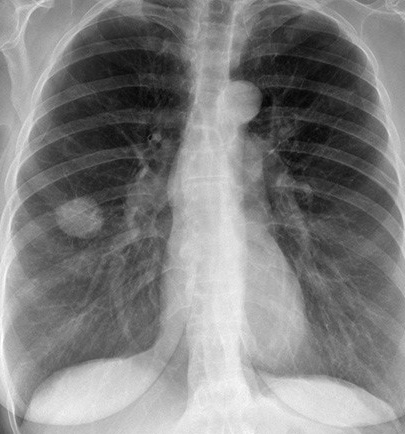
#> input picture database/t1.jpg, 405 x 434 px, found by its file name
$ jupyter execute Projeto_Final_PI_lung_carcinome_detect_2023.ipynb
#> lines starting #> are read from the running program, lines starting #| are printed output that depends on the picture
<a href="https://colab.research.google.com/github/rmorraye/Image-Processing-medical-filters-py/blob/main/Projeto_Final_PI_lung_carcinome_detect_2023.ipynb" target="_parent"></a>

[cell 1]
# Conectar ao google drive
from google.colab import drive
drive.mount('/content/drive')

[cell 2]
# Importar as bibliotecas do opencv
import cv2
from google.colab.patches import cv2_imshow

# Caminho para a imagem (mude caso tente executar em seu drive)
path_1 = '/content/drive/MyDrive/1. Disciplinas Materias/2023.1 - PIM/Projeto/database/t1.jpg' # Imagem 1
path_2 = '/content/drive/MyDrive/1. Disciplinas Materias/2023.1 - PIM/Projeto/database/t2.jpg' # Imagem 2

# Ler e plotar
#   Imagem 1
img_src_1 = cv2.imread(path_1)
#> img_src_1 is the input picture: shape (434, 405, 3); min 1, max 255, mean 128.8
cv2_imshow(img_src_1)

#   Imagem 2
img_src_2 = cv2.imread(path_2)
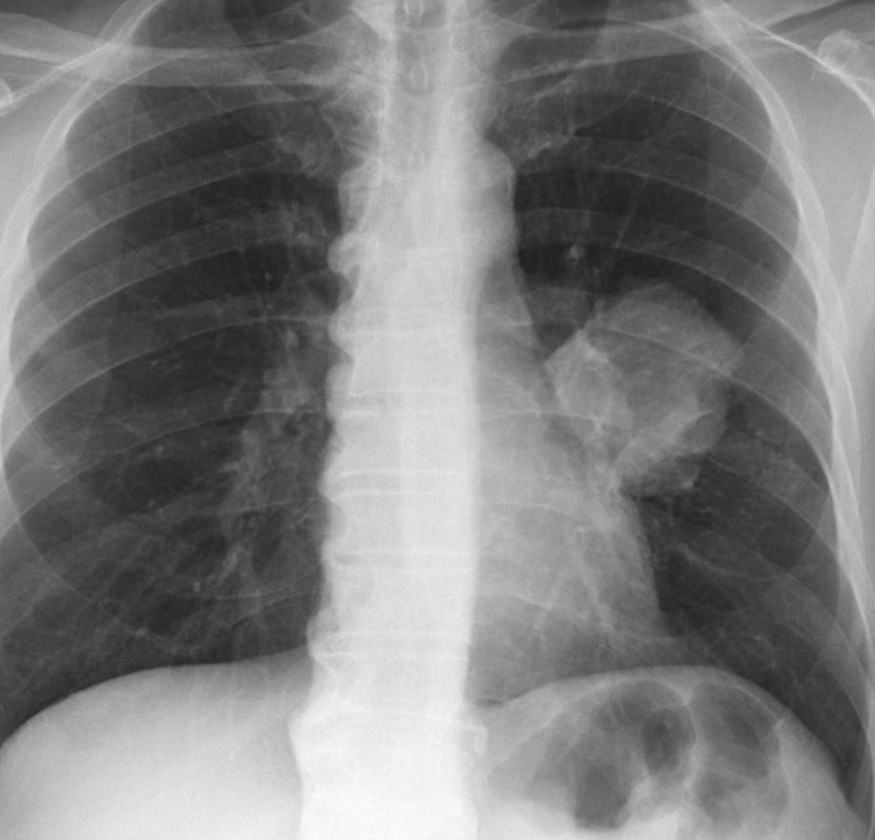
#> input picture database/t2.jpg, 875 x 840 px, found by its file name
#> img_src_2 is the input picture: shape (840, 875, 3); min 31, max 255, mean 124.9
cv2_imshow(img_src_2)

[cell 3]
# Aplicar e printar a imagem com median blur com ksize = 21
#   Imagem 1
blurred_1 = cv2.medianBlur(img_src_1, 21)
cv2_imshow(blurred_1)

#   Imagem 2
blurred_2 = cv2.medianBlur(img_src_2, 21)
cv2_imshow(blurred_2)

[cell 4]
#   Imagem 1
# Aplicação da mascara para detecção de bordas na imagem sem blur
edgesx_1 = cv2.Scharr(img_src_1, -1, dx=1, dy=0, scale=0.75,
                       delta=0, borderType=cv2.BORDER_DEFAULT)
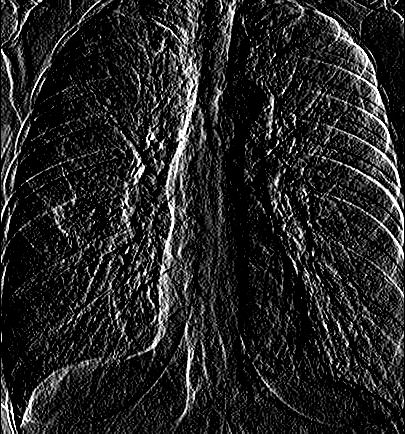
#> edgesx_1: shape (434, 405, 3); min 0, max 255, mean 36.6
edgesy_1 = cv2.Scharr(img_src_1, -1, dx=0, dy=1, scale=0.75,
                       delta=0, borderType=cv2.BORDER_DEFAULT)
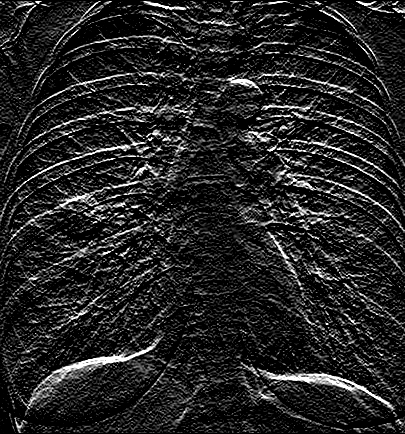
#> edgesy_1: shape (434, 405, 3); min 0, max 255, mean 36.7
edges1_1 = edgesx_1 + edgesy_1
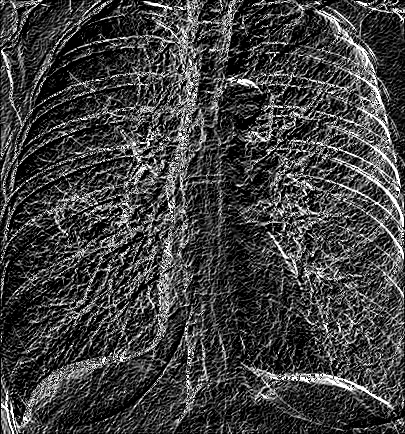
#> edges1_1: shape (434, 405, 3); min 0, max 255, mean 64.2

# Print do resultado do processamento
cv2_imshow(edges1_1)


# Aplicação da mascara para detecção de bordas na imagem com blur
edgesx_1 = cv2.Scharr(blurred_1, -1, dx=1, dy=0, scale=1,
                       delta=0, borderType=cv2.BORDER_DEFAULT)
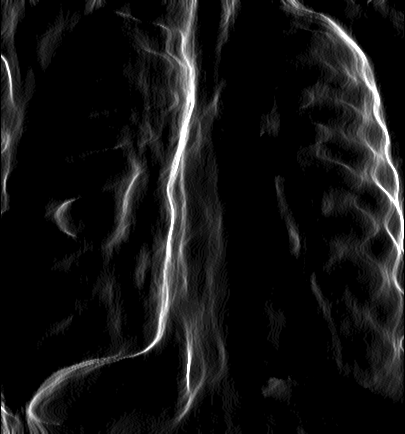
#> edgesx_1: shape (434, 405, 3); min 0, max 255, mean 20
edgesy_1 = cv2.Scharr(blurred_1, -1, dx=0, dy=1, scale=0.75,
                       delta=0, borderType=cv2.BORDER_DEFAULT)
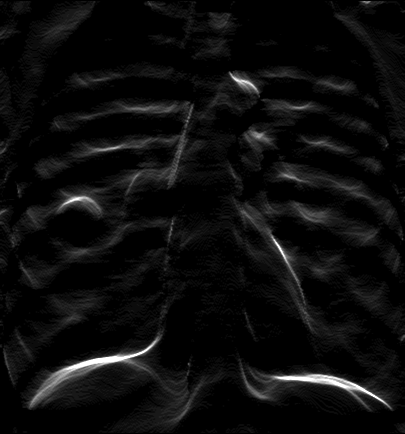
#> edgesy_1: shape (434, 405, 3); min 0, max 255, mean 12.4
edges2_1 = edgesx_1 + edgesy_1
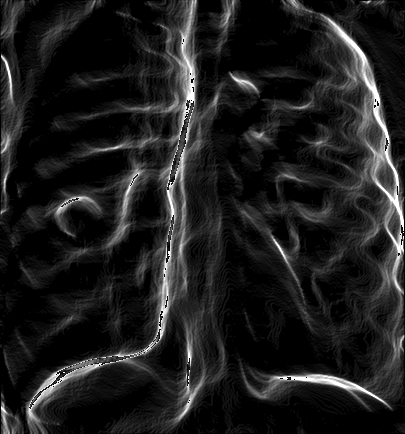
#> edges2_1: shape (434, 405, 3); min 0, max 255, mean 30.4

# Print do resultado do processamento
cv2_imshow(edges2_1)

[cell 5]
#   Imagem 2
# Aplicação da mascara para detecção de bordas na imagem sem blur
edgesx_2 = cv2.Scharr(img_src_2, -1, dx=1, dy=0, scale=0.75,
                       delta=0, borderType=cv2.BORDER_DEFAULT)
edgesy_2 = cv2.Scharr(img_src_2, -1, dx=0, dy=1, scale=0.75,
                       delta=0, borderType=cv2.BORDER_DEFAULT)
edges1_2 = edgesx_2 + edgesy_2
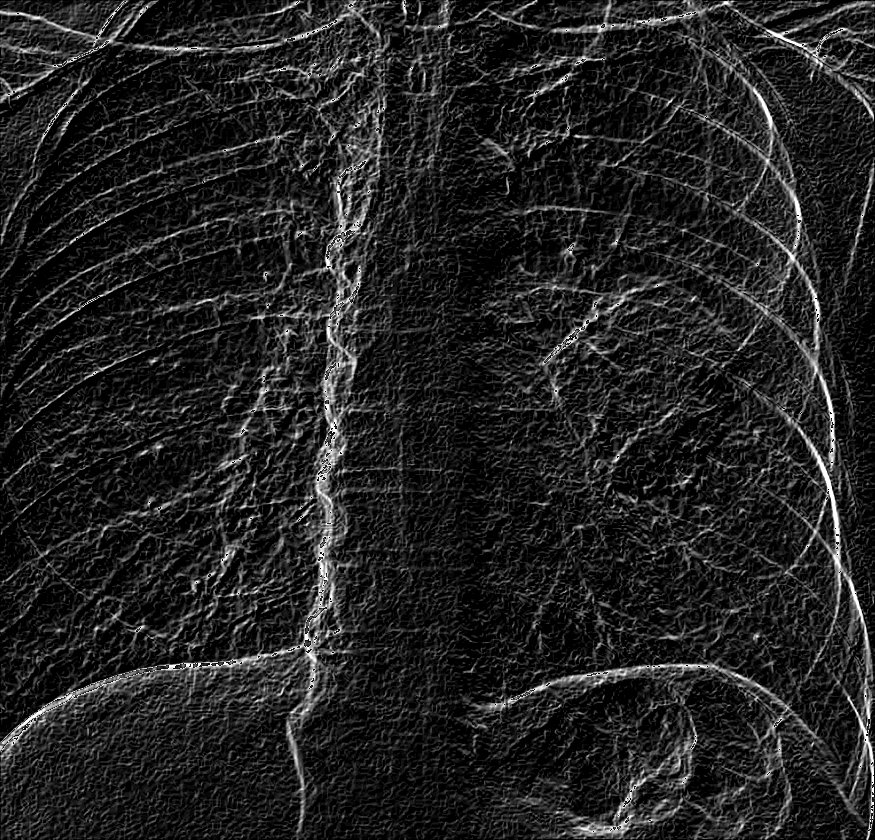
#> edges1_2: shape (840, 875, 3); min 0, max 255, mean 34.8

# Print do resultado do processamento
cv2_imshow(edges1_2)


# Aplicação da mascara para detecção de bordas na imagem com blur
edgesx_2 = cv2.Scharr(blurred_2, -1, dx=1, dy=0, scale=1,
                       delta=0, borderType=cv2.BORDER_DEFAULT)
edgesy_2 = cv2.Scharr(blurred_2, -1, dx=0, dy=1, scale=0.75,
                       delta=0, borderType=cv2.BORDER_DEFAULT)
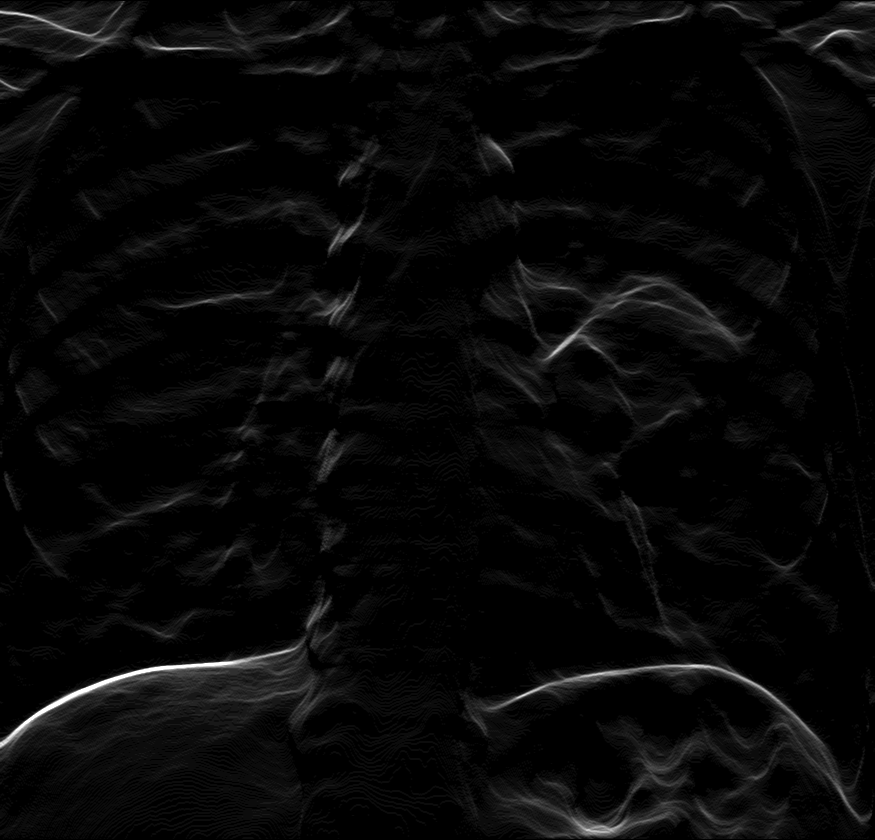
#> edgesy_2: shape (840, 875, 3); min 0, max 255, mean 7.9
edges2_2 = edgesx_2 + edgesy_2
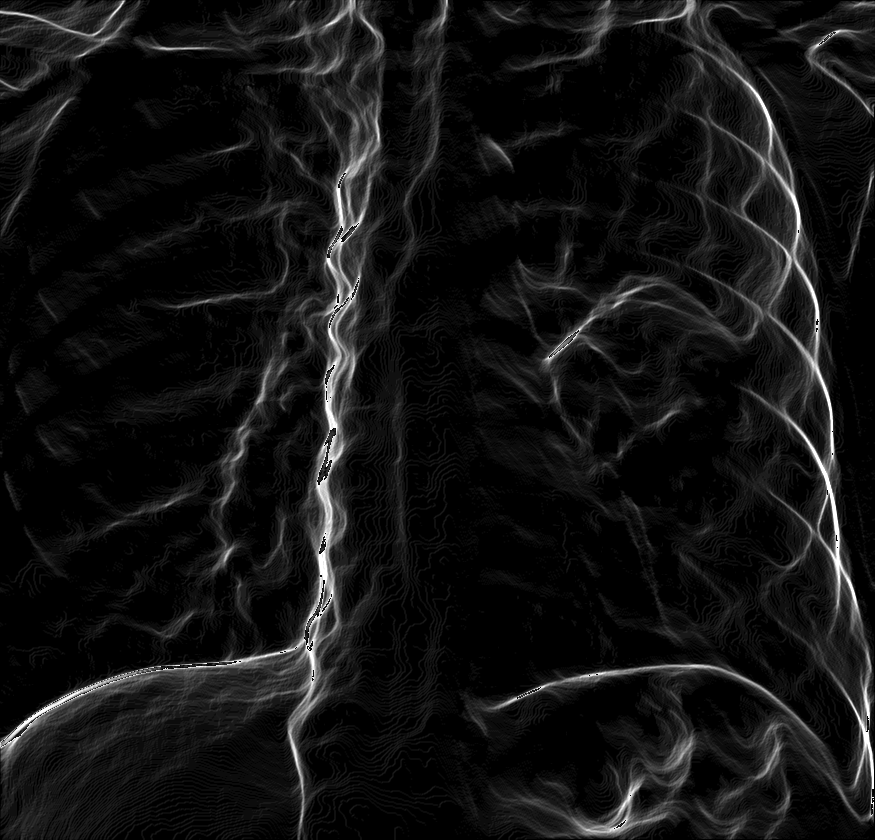
#> edges2_2: shape (840, 875, 3); min 0, max 255, mean 18.5

# Print do resultado do processamento
cv2_imshow(edges2_2)
